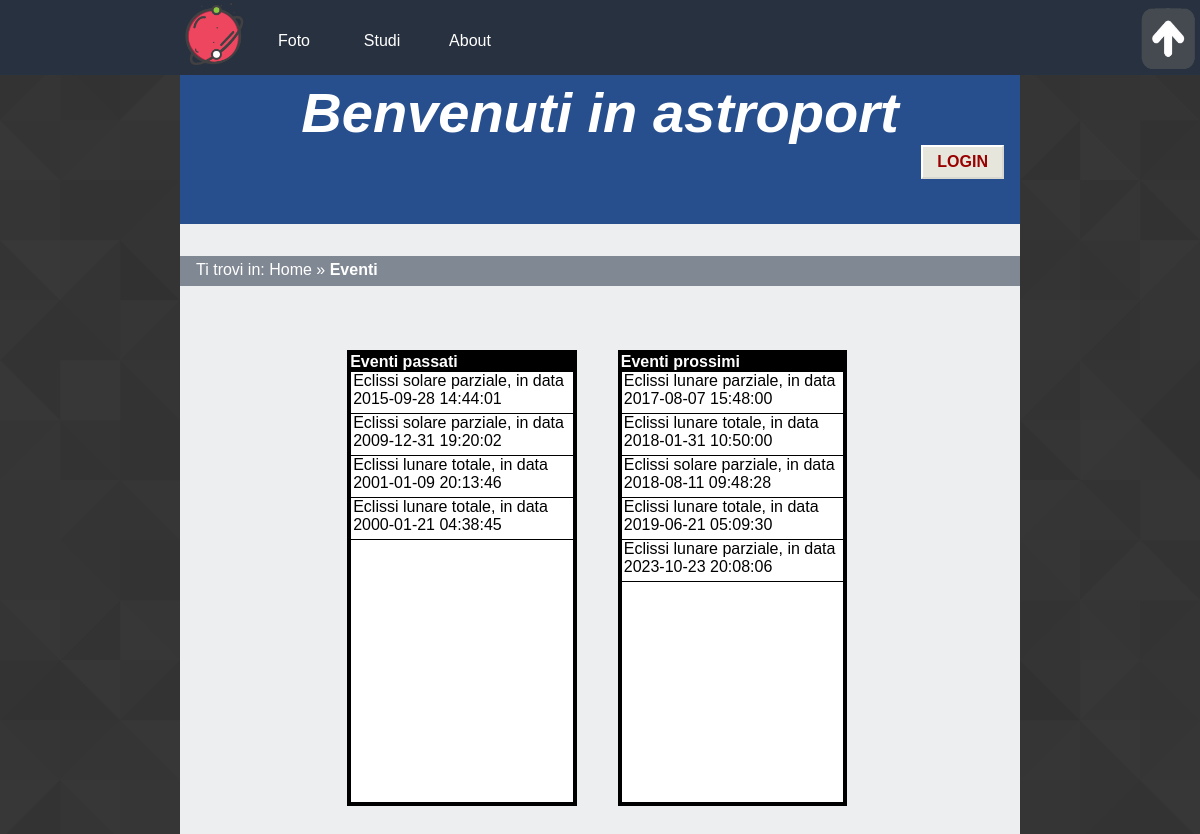
Page /eventi.php on the committed database.
### tables this page shows
CREATE TABLE `avvenimenti` (
  `idavvenimento` int(11) NOT NULL,
  `tipo` varchar(40) NOT NULL,
  `inizio` datetime NOT NULL,
  `fine` datetime DEFAULT NULL
);

### backend/connessione.php (called while the page is built, shortened)
<?php
   $errore_DB=FALSE;
?>

### eventi.php (the view, shortened to what this page needs)
<?php
    include "backend/connessione.php";
    echo file_get_contents("parti/eventi0.html");
    if(!isset($_SESSION['usermail'])) echo file_get_contents("parti/headernonloggato.html");
    else echo file_get_contents("parti/headerloggato.html");
	$datetime_now=date("Y-m-d H:i:s");
  echo file_get_contents("parti/eventi1.html");
  if($errore_DB==FALSE){
   if(!$result=$connessione->query("SELECT * FROM avvenimenti WHERE fine<'$datetime_now' ORDER BY fine DESC")){
     echo '<p>Abbiamo riscontrato dei problemi nel visualizzare gli eventi passati.</p>';
   }else{
    if($result->num_rows>0){
      while($row=$result->fetch_array(MYSQLI_ASSOC)){
        echo "<p>".$row['tipo'].", in data ".$row['inizio']."</p>";
      }
     }
   }
 }else echo '<p>'.$msg_errore_DB.'</p>';
  echo file_get_contents("parti/eventi2.html");
 if($errore_DB==FALSE){
  if(!$result=$connessione->query("SELECT * FROM avvenimenti WHERE fine>'$datetime_now'ORDER BY inizio")){
    echo '<p>Abbiamo riscontrato dei problemi nel visualizzare gli eventi futuri.</p>';
	}else{
		if($result->num_rows>0){
			while($row=$result->fetch_array(MYSQLI_ASSOC)){
				echo "<p>".$row['tipo'].", in data ".$row['inizio']."</p>";
			}
		}
	}
}else echo '<p>'.$msg_errore_DB.'</p>';
  echo file_get_contents("parti/eventi3.html");
?>

### style/desktop_style.css (style rules this page uses)
* { padding: 0em; margin: 0em; }
html { height:100%; min-height: 100%; }
@media screen and (min-width: 921px) { body { font-family: Verdana, Helvetica, Georgia, sans-serif; max-width: 70%; min-width: 46.875em; margin-left: auto; margin-right: auto; height:100%; min-height: 100%; color: #000000; background-image: url("images/as.png"); } }
@media screen and (min-width: 921px) { a img { border:0; } }
@media screen and (min-width: 921px) { #content { background-color: #edeeef; min-height:100%; padding-bottom: 9.375em; } }
@media screen and (min-width: 921px) { #logo_home { float: left; width: 4.375em; height: 4.375em; margin-left: 15%; } }
@media screen and (min-width: 921px) { #content_menu { width: 70%; } }
@media screen and (min-width: 921px) { #menu { background-color: #28313f; position: fixed; left: 0; min-width: 46em; width: 100%; height: 4.6875em; z-index: 2; } }
@media screen and (min-width: 921px) { #content_menu { margin-left: 15%; } }
@media screen and (min-width: 921px) { #content_menu a { float: left; color: white; background-color: #28313f; padding: 1em; border: 0px solid black; height: 1.25em; width: 3.5em; text-align: center; text-decoration: none; display: inline-block; font-size: 1em; margin-top:1em; -ms-transition: 0.3s; -webkit-transition:0.3s; -moz-transition: 0.3s; transition: 0.3s; } }
@media screen and (min-width: 921px) { #tornasu { position: absolute; margin-top: 0.5em; right: 0; width: 4em; height: 4em; } }
@media screen and (min-width: 921px) { #header { background-color: #274f8e; clear: both; min-width: 46em; margin-left: auto; margin-right: auto; padding-top: 5em; height: 9em; } }
@media screen and (min-width: 921px) { #header h1 { font-size: 3.5em; } }
@media screen and (min-width: 921px) { #eventi { margin-top: 2em; margin-left: auto; margin-right: auto; width: 70%; height: 30em; } }
@media screen and (min-width: 921px) { .contorno { width: 38%; height: 28.125em; padding:0.1875em; color:white; background-color:black; margin-top: 2em; margin-bottom: 1em; margin-left: 7%; float: left; } }
@media screen and (min-width: 921px) { #eventi_pre, #eventi_next { background-color: #fff; border: 1px solid black; height: 26.875em; max-width:99%; overflow-y:auto; padding-right: 0.125em; color:black; } }
@media screen and (min-width: 921px) { #content #eventi_pre p, #content #eventi_next p { text-align: left; padding-bottom: 5px; padding-left: 2px; border-bottom: 1px solid black; padding-top: 0px; margin-left: 0; margin-right: 0; width:100%; } }
#header h1 { color: white; font-style: italic; text-align: center; }
#breadcrumb { background-color: #808893; width: 100%; margin-top: 2em; height: 1.875em; }
#content #breadcrumb p { width: 100%; color:white; margin-left: 0; margin-right: 0; padding-left: 1em; padding-top: 0.3em; }
#breadcrumb a { text-decoration: none; color: white; }
#button_reg, #log_b, #button_login button, #comment { background: #e6e6dc; font-size: 1em; color: #900; padding: 6px 14px; border-width: 2px; border-style: solid; border-color: #fff #d8d8d0 #d8d8d0 #fff; text-decoration: none; text-transform: uppercase; font-weight: bold; }
#button_login button { float: right; margin-right: 1em; margin-bottom: 2em; }
#content p { padding-top: 1.5em; width:70%; margin-left: auto; margin-right: auto; }

### rows in the picture
avvenimenti: tipo "Eclissi solare parziale", inizio "2015-09-28 14:44:01"
avvenimenti: tipo "Eclissi solare parziale", inizio "2009-12-31 19:20:02"
avvenimenti: tipo "Eclissi lunare totale", inizio "2001-01-09 20:13:46"
avvenimenti: tipo "Eclissi lunare totale", inizio "2000-01-21 04:38:45"
avvenimenti: tipo "Eclissi lunare parziale", inizio "2017-08-07 15:48:00"
avvenimenti: tipo "Eclissi lunare totale", inizio "2018-01-31 10:50:00"
avvenimenti: tipo "Eclissi solare parziale", inizio "2018-08-11 09:48:28"
avvenimenti: tipo "Eclissi lunare totale", inizio "2019-06-21 05:09:30"
avvenimenti: tipo "Eclissi lunare parziale", inizio "2023-10-23 20:08:06"

### other values in the picture
file_get_contents("parti/eventi0.html") "Foto Studi About Benvenuti in astroport"
file_get_contents("parti/headernonloggato.html") "LOGIN"
file_get_contents("parti/eventi1.html") "Ti trovi in: Home » Eventi Eventi passati"
file_get_contents("parti/eventi2.html") "Eventi prossimi"
